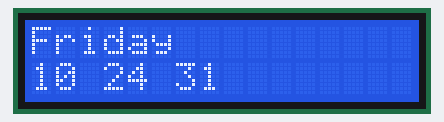
Simulated run of this sketch. Board: ESP32. Shown: 16×2 character LCD. WiFi joins after 1.5 s; servers stay silent unless stated; network time is answered at once with the bench clock; the local clock reads 2024-03-15 10:24:30 at power-on unless the sketch sets it; what the sketch prints to the serial monitor is not drawn.

Above: at 1.7 s.
At 5.8 s:
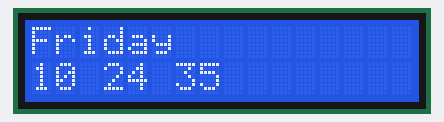
At 10.9 s:
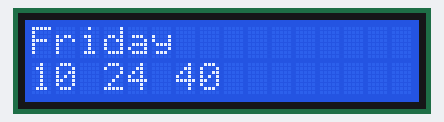
At 20.0 s:
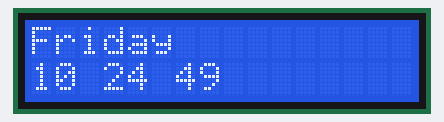
At 29.1 s:
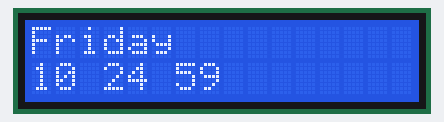
At 38.2 s:
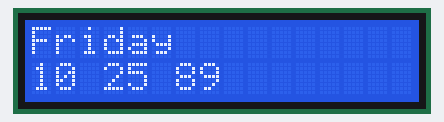

The sketch:

INTERNET_CLOCK.ino
```cpp
#include <NTPClient.h>
#include <WiFi.h>
#include <WiFiUdp.h>
#include <Wire.h>
#include <LiquidCrystal_I2C.h>


const char *ssid     = "Pritam";
const char *password = "01234567";


LiquidCrystal_I2C lcd(0x3F,16,2);


const long utcOffsetInSeconds = 19800;

char daysOfTheWeek[7][12] = {"Sunday", "Monday", "Tuesday", "Wednesday", "Thursday", "Friday", "Saturday"};


WiFiUDP ntpUDP;
NTPClient timeClient(ntpUDP, "pool.ntp.org", utcOffsetInSeconds);

void setup(){
  Serial.begin(115200);

    lcd.init();
  lcd.init();
  lcd.backlight();

  WiFi.begin(ssid, password);

  while ( WiFi.status() != WL_CONNECTED ) {
    delay ( 500 );
    Serial.print ( "." );
  }

  timeClient.begin();
}

void loop() {
  timeClient.update();

  Serial.print(daysOfTheWeek[timeClient.getDay()]);
  Serial.print(", ");
  Serial.print(timeClient.getHours());
  Serial.print(":");
  Serial.print(timeClient.getMinutes());
  Serial.print(":");
  Serial.println(timeClient.getSeconds());

     lcd.setCursor(0,0);
 lcd.print(daysOfTheWeek[timeClient.getDay()]);

  lcd.setCursor(0,1);
  lcd.print(timeClient.getHours());


      lcd.setCursor(3,1);
  lcd.print(timeClient.getMinutes());

     lcd.setCursor(6,1);
  lcd.print(timeClient.getSeconds());


  //Serial.println(timeClient.getFormattedTime());

  delay(1000);
}
```

Measured:
- what the display in image 0 shows lasts 1.0 s, from 1.7 s to 2.7 s
